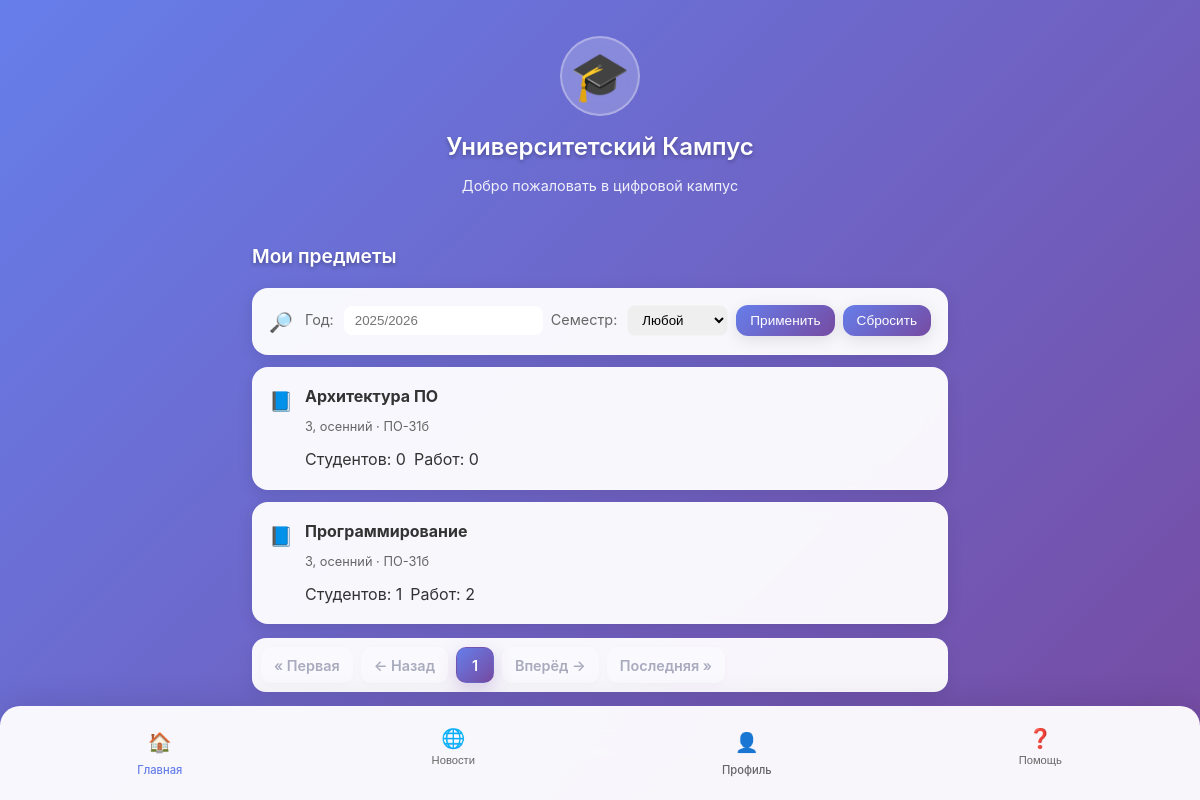
Screenshot of /teacher_subjects/ with the database file from the repository.
### main/models.py (models this page shows, shortened)
class Discipline(models.Model):
    code = models.CharField(max_length=32, blank=True)
    title = models.CharField(max_length=256)
    ects = models.DecimalField(max_digits=4, decimal_places=1, null=True, blank=True)
    class Meta:
        unique_together = [("code", "title")]

class StudentGroup(models.Model):
    university = models.ForeignKey('University', on_delete=models.CASCADE, related_name='groups', null=True)
    program = models.ForeignKey('Program', on_delete=models.PROTECT, related_name='groups') # программа обучения
    name = models.CharField(max_length=64)  # ПО-51
    admission_year = models.PositiveSmallIntegerField()  # год начала учебы
    curator = models.ForeignKey(
        Teacher, on_delete=models.SET_NULL, null=True, blank=True, related_name='curating_groups'
    )
    class Meta:
        unique_together = [("program", "name")]
        indexes = [models.Index(fields=["admission_year"])]

### main/views/teacher.py (the view)
# urls.py: path('teacher_subjects/', views.teacher_subjects_view, name='teacher_subjects_view'),
def teacher_subjects_view(request):
    PAGINATOR_COUNT = 10
    person = Person.objects.filter(pk=2).first()
    teacher = getattr(person, "teacher", None) if person else None
    if not teacher:
        return HttpResponseForbidden("Доступно только для преподавателя")
    year = request.GET.get("year")
    sem = request.GET.get("sem")
    qs = (
        Teaching.objects
        .filter(teacher=teacher)
        .select_related("curriculum__discipline", "group")
        .annotate(
            students_total=Count("enrollments", distinct=True),
            assessments_total=Count("assessments", distinct=True),
        )
        .order_by("-academic_year", "-semester_in_year", "curriculum__discipline__title")
    )
    if year:
        qs = qs.filter(academic_year=year)
    if sem in {"1", "2"}:
        qs = qs.filter(semester_in_year=int(sem))
    paginator = Paginator(qs, PAGINATOR_COUNT)
    page_obj = paginator.get_page(request.GET.get("page", 1))
    items = []
    for t in page_obj.object_list:
        items.append({
            "discipline": t.curriculum.discipline.title,
            "group": t.group.name,
            "academic_year": t.academic_year,
            "semester": "осенний" if t.semester_in_year == 1 else "весенний",
            "students_total": t.students_total,
            "assessments_total": t.assessments_total,
        })
    context = {
        "items": items,
        "page_obj": page_obj,
        "paginator": paginator,
        "is_paginated": page_obj.has_other_pages(),
        "filter_year": year or "",
        "filter_sem": sem or "",
    }
    return render(request, 'main/teacher/teacher_subjects.html', context)

### main/templates/main/teacher/teacher_subjects.html (shortened to what this page needs)
{% extends 'main/index.html' %}
{% load static %}
{% block extra_styles %}
    <link rel="stylesheet" href="{% static 'css/nl_paginator.css' %}">
    <link rel="stylesheet" href="{% static 'css/teacher_subjects.css' %}">
{% endblock %}
{% block content %}
    <section class="notifications">
        <h2 class="section-title">Мои предметы</h2>
        <div class="notification-item" style="margin-bottom:12px;">
            <div class="notification-icon">🔎</div>
            <div class="notification-content">
                <form method="get" style="display:flex; gap:8px; flex-wrap:wrap; align-items:center;">
                    <label class="user-status">Год:
                        <input type="text" name="year" value="{{ filter_year }}" placeholder="2025/2026"
                               style="margin-left:6px; padding:6px 10px; border-radius:8px; border:1px solid rgba(255,255,255,.3);">
                    </label>
                    <label class="user-status">Семестр:
                        <select name="sem"
                                style="margin-left:6px; padding:6px 10px; border-radius:8px; border:1px solid rgba(255,255,255,.3);">
                            <option value="" {% if not filter_sem %}selected{% endif %}>Любой</option>
                        </select>
                    </label>
                    <button type="submit" class="btn btn-primary">Применить</button>
                    <button type="submit" class="btn btn-primary"><a href="{% url 'teacher_subjects_view' %}" class="link-reset">Сбросить</a></button>
                </form>
            </div>
        </div>
        <div class="notifications-list">
            {% if items %}
                {% for it in items %}
                    <article class="notification-item">
                        <div class="notification-icon">📘</div>
                        <div class="notification-content">
                            <p class="notification-text">
                                <strong>{{ it.discipline }}</strong>
                            </p>
                            <span class="notification-time">
            {{ it.academic_year }}, {{ it.semester }} · {{ it.group }}
          </span>
                            <div style="margin-top:8px; display:flex; gap:8px; flex-wrap:wrap;">
                                <span class="badge">Студентов: {{ it.students_total }}</span>
                                <span class="badge">Работ: {{ it.assessments_total }}</span>
                            </div>
                        </div>
                    </article>
                {% endfor %}
            {% else %}
                <div class="empty-block">
                    <p>Пока нет курсов для отображения.</p>
                </div>
            {% endif %}
        </div>
        {% include 'main/menu/paginator.html' %}
    </section>
{% endblock %}

### main/static/css/styles.css (style rules this page uses)
* { margin: 0; padding: 0; box-sizing: border-box; -webkit-tap-highlight-color: transparent; }
html, body { height: 100%; }
body { font-family: -apple-system, BlinkMacSystemFont, 'Segoe UI', Roboto, Oxygen, Ubuntu, sans-serif; background: linear-gradient(135deg, #667eea 0%, #764ba2 100%); color: #333; line-height: 1.6; min-height: 100vh; padding: env(safe-area-inset-top) env(safe-area-inset-right) env(safe-area-inset-bottom) env(safe-area-inset-left); display: flex; flex-direction: column; background-attachment: fixed; }
.user-status { color: #666; font-size: 0.9rem; }
.section-title { color: white; font-size: 1.2rem; font-weight: 600; margin-bottom: 16px; text-shadow: 0 2px 4px rgba(0, 0, 0, 0.3); }
.notifications-list { display: flex; flex-direction: column; gap: 12px; }
.notification-item { background: rgba(255, 255, 255, 0.95); border-radius: 16px; padding: 16px; display: flex; align-items: flex-start; gap: 12px; box-shadow: 0 4px 16px rgba(0, 0, 0, 0.1); backdrop-filter: blur(10px); border: 1px solid rgba(255, 255, 255, 0.2); }
.notification-icon { font-size: 1.2rem; margin-top: 2px; }
.notification-content { flex: 1; }
.notification-text { font-weight: 500; margin-bottom: 4px; }
.notification-time { color: #666; font-size: 0.8rem; }
.link-reset { all: unset; cursor: pointer; }

### main/static/css/teacher_subjects.css (style rules this page uses)
.btn { display: inline-flex; align-items: center; justify-content: center; background: rgba(255, 255, 255, 0.95); color: #333; padding: 8px 14px; font-size: 0.85rem; border-radius: 12px; font-weight: 500; text-decoration: none; border: 1px solid rgba(255,255,255,0.2); box-shadow: 0 4px 16px rgba(0, 0, 0, 0.1); backdrop-filter: blur(10px); transition: transform 0.15s ease, box-shadow 0.15s ease; }
.btn-primary { background: linear-gradient(135deg, #667eea, #764ba2); color: white; border: none; }

### rows the page displays
Discipline: discipline "Архитектура ПО"
StudentGroup: group "ПО-31б" "ПО-31б"
Discipline: discipline "Программирование"

### other values shown
{{ it.academic_year }} "3" "3"
{{ it.semester }} "осенний" "осенний"
{{ it.students_total }} "0" "1"
{{ it.assessments_total }} "0" "2"
{{ i }} "1"
